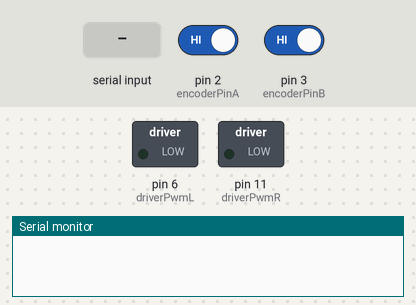
A sketch run on a simulated Arduino Uno, built with avr-gcc and run on an emulated ATmega328P. On the bench: switched loads named in the sketch (green lamp = pin HIGH), the last lines printed to the serial monitor. The inputs (shaded band) are chosen by the test bench; at power-on: pin 2 (encoderPinA) HIGH, pin 3 (encoderPinB) HIGH.

Above: at 1.2 s.
1.3 s: "stop" received over Serial
At 2.2 s:
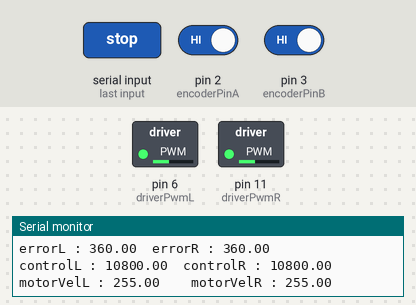
2.8 s: "left" received over Serial
At 3.3 s:
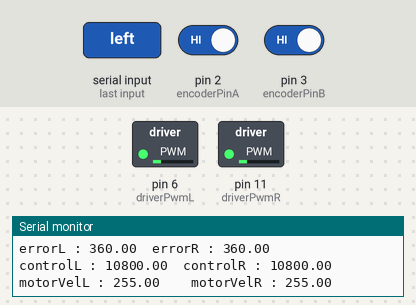
4.3 s: "front" received over Serial
At 5.5 s:
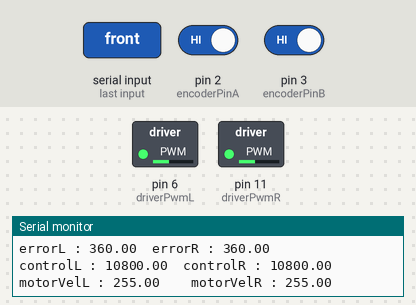
5.8 s: "right" received over Serial
At 6.9 s:
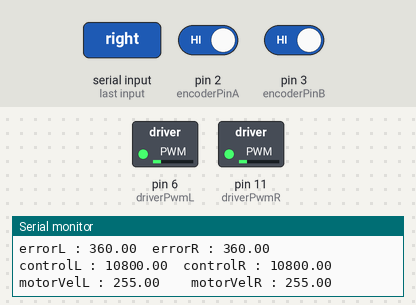
Timing chart, 0 to 8.3 s (numbered marks = the images above; inputs shaded):
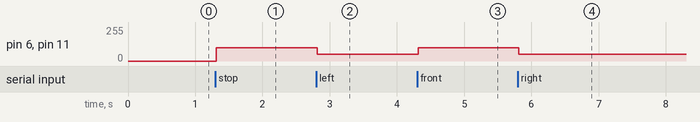

The sketch:

motor.ino
```cpp
// 모터 사이즈/엔코더/감속비
// 28파이/2채널 6펄스/ 1/139
// 모터는 한바퀴당 44펄스인데, 감속기를 통하면 모터가 139바퀴를 더 돌아야 1바퀴이므로 감속기를 통한 최종 출력은 1바퀴에 6116펄스이며,
// 각도로 치면 1펄스에 0.059도까지 감지 가능

#define encoderPinA         2
#define encoderPinB         3
#define encoderPinC         18
#define encoderPinD         19

#define led                 13

#define Gear_ratio          139   // 감속비
#define encoderPPR          6     // 2채널 6펄스
#define MotorRPM            44    // 모터 한바퀴 펄스

const float ratio = 360. / 139. / 6.;    // 1펄스 각도

char SerialData[256] = "";        // 시리얼 입력값

// P control
float Kp = 30;
float targetDeg = 360;  // 목표값

int driverPwmL  = 6;    // 왼쪽 enable PWM
int driverIn1   = 7;
int driverIn2   = 8;
int driverIn3   = 9;
int driverIn4   = 10;
int driverPwmR  = 11;   // 오른쪽 enable PWM


float speedL = 100, speedR = 100; // 바퀴 속도

long encoderPosL = 0;   // 왼쪽 엔코더 시작위치
long encoderPosR = 0;   // 오른쪽 엔코더 시작위치

void boardInitial() {
  pinMode(driverPwmL, OUTPUT);
  pinMode(driverPwmR, OUTPUT);
  pinMode(driverIn1, OUTPUT);
  pinMode(driverIn2, OUTPUT);
  pinMode(driverIn3, OUTPUT);
  pinMode(driverIn4, OUTPUT);
  pinMode(led, OUTPUT);
  pinMode(encoderPinA, INPUT_PULLUP);
  pinMode(encoderPinB, INPUT_PULLUP);
  pinMode(encoderPinC, INPUT_PULLUP);
  pinMode(encoderPinD, INPUT_PULLUP);

  digitalWrite(driverIn1, LOW);
  digitalWrite(driverIn2, LOW);
  digitalWrite(driverIn3, LOW);
  digitalWrite(driverIn4, LOW);
  analogWrite(driverPwmL, 0);
  analogWrite(driverPwmR, 0);
}

void driverSet(int Lpwm, int in1, int in2, int in3, int in4, int Rpwm) {
  digitalWrite(driverIn1, LOW);
  digitalWrite(driverIn2, LOW);
  digitalWrite(driverIn3, LOW);
  digitalWrite(driverIn4, LOW);
  in1 = (in1 > 1) ? 1 : in1;
  in2 = (in2 > 1) ? 1 : in2;
  in3 = (in3 > 1) ? 1 : in3;
  in4 = (in4 > 1) ? 1 : in4;
  in1 = (in1 < 0) ? 0 : in1;
  in2 = (in2 < 0) ? 0 : in2;
  in3 = (in3 < 0) ? 0 : in3;
  in4 = (in4 < 0) ? 0 : in4;
  Lpwm = (Lpwm > 255) ? 255 : Lpwm;
  Rpwm = (Rpwm > 255) ? 255 : Rpwm;
  Lpwm = (Lpwm < 0) ? 0 : Lpwm;
  Rpwm = (Rpwm < 0) ? 0 : Rpwm;
  delay(10);
  digitalWrite(driverIn1, in1);
  digitalWrite(driverIn2, in2);
  digitalWrite(driverIn3, in3);
  digitalWrite(driverIn4, in4);
  analogWrite(driverPwmL, Lpwm);
  analogWrite(driverPwmR, Rpwm);
}

void doEncoderA() {
  encoderPosL += (digitalRead(encoderPinA) == digitalRead(encoderPinB)) ? 1 : -1;
}
void doEncoderB() {
  encoderPosL += (digitalRead(encoderPinA) == digitalRead(encoderPinB)) ? -1 : 1;
}
void doEncoderC() {
  encoderPosR += (digitalRead(encoderPinC) == digitalRead(encoderPinD)) ? 1 : -1;
}
void doEncoderD() {
  encoderPosR += (digitalRead(encoderPinC) == digitalRead(encoderPinD)) ? -1 : 1;
}

void setup() {
  Serial.begin(115200);

  pinMode(encoderPinA, INPUT_PULLUP);
  attachInterrupt(0, doEncoderA, CHANGE);

  pinMode(encoderPinB, INPUT_PULLUP);
  attachInterrupt(1, doEncoderB, CHANGE);

  pinMode(encoderPinC, INPUT_PULLUP);
  attachInterrupt(4, doEncoderC, CHANGE);

  pinMode(encoderPinD, INPUT_PULLUP);
  attachInterrupt(5, doEncoderD, CHANGE);
}

void loop() {
  float motorDegL = float(encoderPosL) * ratio;   // 현재 왼쪽 모터 각도
  float motorDegR = float(encoderPosR) * ratio;   // 현재 오른쪽 모터 각도
  float errorL = targetDeg - motorDegL;           // 목표각도와 현재 각도의 오차
  float errorR = targetDeg - motorDegR;
  float controlL = Kp * errorL;
  float controlR = Kp * errorR;

  if (Serial.available()) {
    int i = 0;
    while (Serial.available()) {
      SerialData[i] = Serial.read();
      delay(1);
      i++;
    }
    if (strcmp(SerialData, "stop") == 0) {
      digitalWrite(led, LOW);
      driverSet(speedL, 0, 0, 0, 0, speedR);
    }
    else if (strcmp(SerialData, "front") == 0) {
      digitalWrite(led, HIGH);
      driverSet(speedL, 1, 0, 1, 0, speedR);
    }
    else if (strcmp(SerialData, "left") == 0) {
      driverSet(speedL / 2, 0, 1, 1, 0, speedR / 2);
    }
    else if (strcmp(SerialData, "right") == 0) {
      driverSet(speedL / 2, 1, 0, 0, 1, speedR / 2);
    }
    else if (strcmp(SerialData, "back") == 0) {
      driverSet(speedL, 0, 1, 0, 1, speedR);
    }
    /*
      else if (strcmp(SerialData, "reset") == 0) {
      driverSet(speedL, 0, 0, 0, 0, speedR);
      robot_R = 0;
      robot_X = 0;
      robot_Y = 0;
      Serial.print("OK");
      }

      else if (strcmp(SerialData, "Pos") == 0) {
      Serial.print("Pos/");
      Serial.print(int(robot_X / unitScale));
      Serial.print("/");
      Serial.print(int(robot_Y / unitScale));
      Serial.print("/");
      Serial.print(float(robot_R));
      }
    */
    Serial.print("encoderPosL : ");
    Serial.print(encoderPosL);
    Serial.print("  encoderPosR : ");
    Serial.println(encoderPosR);
    Serial.print("motorDegL : ");
    Serial.print(float(encoderPosL)*ratio);
    Serial.print("  motorDegR : ");
    Serial.println(float(encoderPosR)*ratio);
    Serial.print("errorL : ");
    Serial.print(errorL);
    Serial.print("  errorR : ");
    Serial.println(errorR);
    Serial.print("controlL : ");
    Serial.print(controlL);
    Serial.print("  controlR : ");
    Serial.println(controlR);
    Serial.print("motorVelL : ");
    Serial.print(min(abs(controlL), 255));
    Serial.print("    motorVelR : ");
    Serial.println(min(abs(controlR), 255));
    Serial.println();
    for (int j = 0; j < 256; j++)
      SerialData[j] = '\0';
  }
}
```

Measured:
- after the input at 1.3 s, pin 6 (driverPwmL), pin 11 (driverPwmR): 0/255 → 100/255 at once
- after the input at 2.8 s, pin 6 (driverPwmL), pin 11 (driverPwmR): 100/255 → 50/255 at once
- after the input at 4.3 s, pin 6 (driverPwmL), pin 11 (driverPwmR): 50/255 → 100/255 at once
- after the input at 5.8 s, pin 6 (driverPwmL), pin 11 (driverPwmR): 100/255 → 50/255 at once
